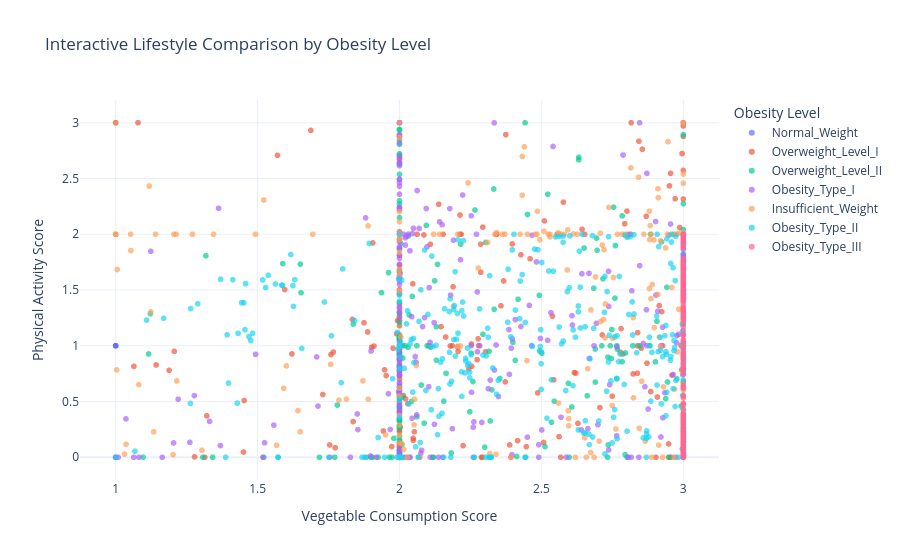

The notebook cell this image was saved under:
### Markdown cell above
### Interactive Lifestyle Comparison by Obesity Level

**Objective:** To explore the relationship between vegetable consumption and physical activity across obesity-level categories.

I use an interactive scatter plot to compare the recorded vegetable-consumption and physical-activity scores. Colour represents obesity level, while hover information displays additional details. This helps explore whether lifestyle-related scores form different patterns across the categories.

### Code cell
import plotly.express as px

fig = px.scatter(
    df,
    x="Vegetable_Consumption",
    y="Physical_Activity",
    color="Obesity_level",
    hover_data=["Age", "BMI", "Weight"],
    title="Interactive Lifestyle Comparison by Obesity Level",
    labels={
        "Vegetable_Consumption": "Vegetable Consumption Score",
        "Physical_Activity": "Physical Activity Score",
        "Obesity_level": "Obesity Level"
    },
    opacity=0.7
)

fig.update_layout(
    template="plotly_white",
    legend_title_text="Obesity Level"
)

fig.show()

### Figure 1 — Plotly figure (JSON) as saved in the notebook; plotly's stock layout.template omitted (floating-point values rounded to 4 significant figures; data arrays with more than 128 entries replaced by an {"elided": "..."} marker saying what was removed)
{"data": [{"customdata": {"elided": "282x3 float values"}, "hovertemplate": "Obesity Level=Normal_Weight<br>Vegetable Consumption Score=%{x}<br>Physical Activity Score=%{y}<br>Age=%{customdata[0]}<br>BMI=%{customdata[1]}<br>Weight=%{customdata[2]}<extra></extra>", "legendgroup": "Normal_Weight", "marker": {"color": "#636efa", "opacity": 0.7, "symbol": "circle"}, "mode": "markers", "name": "Normal_Weight", "showlegend": true, "type": "scattergl", "x": {"elided": "282 float values"}, "xaxis": "x", "y": {"elided": "282 float values"}, "yaxis": "y"}, {"customdata": {"elided": "276x3 float values"}, "hovertemplate": "Obesity Level=Overweight_Level_I<br>Vegetable Consumption Score=%{x}<br>Physical Activity Score=%{y}<br>Age=%{customdata[0]}<br>BMI=%{customdata[1]}<br>Weight=%{customdata[2]}<extra></extra>", "legendgroup": "Overweight_Level_I", "marker": {"color": "#EF553B", "opacity": 0.7, "symbol": "circle"}, "mode": "markers", "name": "Overweight_Level_I", "showlegend": true, "type": "scattergl", "x": {"elided": "276 float values"}, "xaxis": "x", "y": {"elided": "276 float values"}, "yaxis": "y"}, {"customdata": {"elided": "290x3 float values"}, "hovertemplate": "Obesity Level=Overweight_Level_II<br>Vegetable Consumption Score=%{x}<br>Physical Activity Score=%{y}<br>Age=%{customdata[0]}<br>BMI=%{customdata[1]}<br>Weight=%{customdata[2]}<extra></extra>", "legendgroup": "Overweight_Level_II", "marker": {"color": "#00cc96", "opacity": 0.7, "symbol": "circle"}, "mode": "markers", "name": "Overweight_Level_II", "showlegend": true, "type": "scattergl", "x": {"elided": "290 float values"}, "xaxis": "x", "y": {"elided": "290 float values"}, "yaxis": "y"}, {"customdata": {"elided": "351x3 float values"}, "hovertemplate": "Obesity Level=Obesity_Type_I<br>Vegetable Consumption Score=%{x}<br>Physical Activity Score=%{y}<br>Age=%{customdata[0]}<br>BMI=%{customdata[1]}<br>Weight=%{customdata[2]}<extra></extra>", "legendgroup": "Obesity_Type_I", "marker": {"color": "#ab63fa", "opacity": 0.7, "symbol": "circle"}, "mode": "markers", "name": "Obesity_Type_I", "showlegend": true, "type": "scattergl", "x": {"elided": "351 float values"}, "xaxis": "x", "y": {"elided": "351 float values"}, "yaxis": "y"}, {"customdata": {"elided": "267x3 float values"}, "hovertemplate": "Obesity Level=Insufficient_Weight<br>Vegetable Consumption Score=%{x}<br>Physical Activity Score=%{y}<br>Age=%{customdata[0]}<br>BMI=%{customdata[1]}<br>Weight=%{customdata[2]}<extra></extra>", "legendgroup": "Insufficient_Weight", "marker": {"color": "#FFA15A", "opacity": 0.7, "symbol": "circle"}, "mode": "markers", "name": "Insufficient_Weight", "showlegend": true, "type": "scattergl", "x": {"elided": "267 float values"}, "xaxis": "x", "y": {"elided": "267 float values"}, "yaxis": "y"}, {"customdata": {"elided": "297x3 float values"}, "hovertemplate": "Obesity Level=Obesity_Type_II<br>Vegetable Consumption Score=%{x}<br>Physical Activity Score=%{y}<br>Age=%{customdata[0]}<br>BMI=%{customdata[1]}<br>Weight=%{customdata[2]}<extra></extra>", "legendgroup": "Obesity_Type_II", "marker": {"color": "#19d3f3", "opacity": 0.7, "symbol": "circle"}, "mode": "markers", "name": "Obesity_Type_II", "showlegend": true, "type": "scattergl", "x": {"elided": "297 float values"}, "xaxis": "x", "y": {"elided": "297 float values"}, "yaxis": "y"}, {"customdata": {"elided": "324x3 float values"}, "hovertemplate": "Obesity Level=Obesity_Type_III<br>Vegetable Consumption Score=%{x}<br>Physical Activity Score=%{y}<br>Age=%{customdata[0]}<br>BMI=%{customdata[1]}<br>Weight=%{customdata[2]}<extra></extra>", "legendgroup": "Obesity_Type_III", "marker": {"color": "#FF6692", "opacity": 0.7, "symbol": "circle"}, "mode": "markers", "name": "Obesity_Type_III", "showlegend": true, "type": "scattergl", "x": {"elided": "324 float values"}, "xaxis": "x", "y": {"elided": "324 float values"}, "yaxis": "y"}], "layout": {"legend": {"title": {"text": "Obesity Level"}, "tracegroupgap": 0}, "title": {"text": "Interactive Lifestyle Comparison by Obesity Level"}, "xaxis": {"anchor": "y", "domain": [0, 1], "title": {"text": "Vegetable Consumption Score"}}, "yaxis": {"anchor": "x", "domain": [0, 1], "title": {"text": "Physical Activity Score"}}}}
